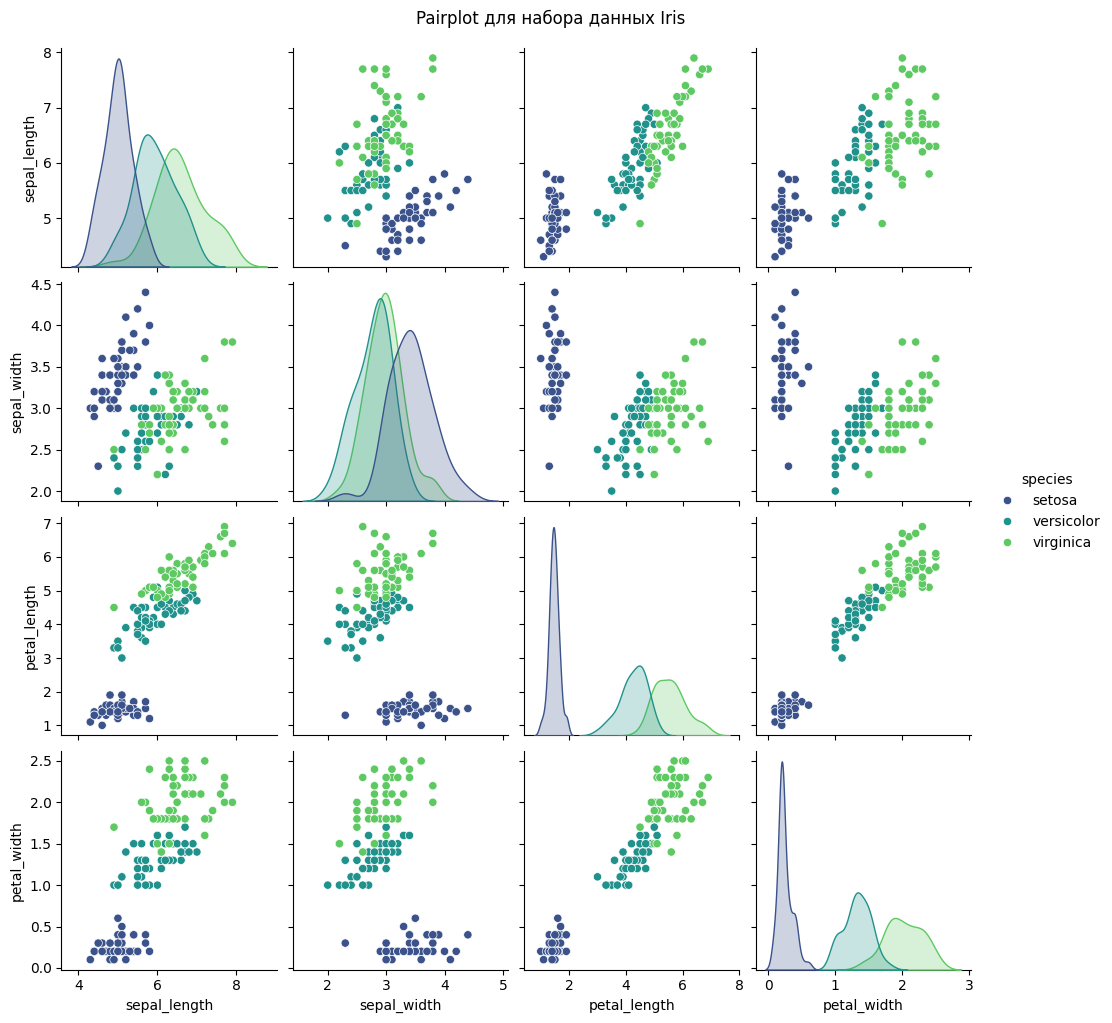

This figure's Python source:
import seaborn as sns
import matplotlib.pyplot as plt
import pandas as pd

# Загрузка данных iris
iris = sns.load_dataset('iris')

# Диаграмма парных зависимостей
sns.pairplot(iris, hue='species', palette='viridis')
plt.suptitle('Pairplot для набора данных Iris', y=1.02)
plt.show()
